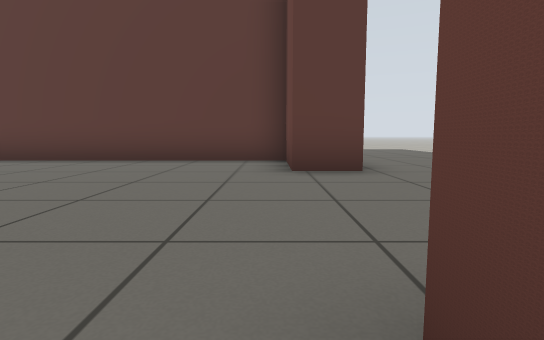
[1] (above)

14 first-person views from a walk through a Gazebo world. The camera is 0.5 m above the floor, tilts 6° down and sees 80° across. The lines on the ground mark 1 m squares. The floor is counted in squares, 1 m on a side. Each view is taken from the middle of a square. On the plan, view 1 faces up. The plan holds only what a view shows up to about 9 squares ahead; the rest is blank. The place goes on beyond the plan. Gazebo's built-in surfaces are drawn with simple patterns.

[2]
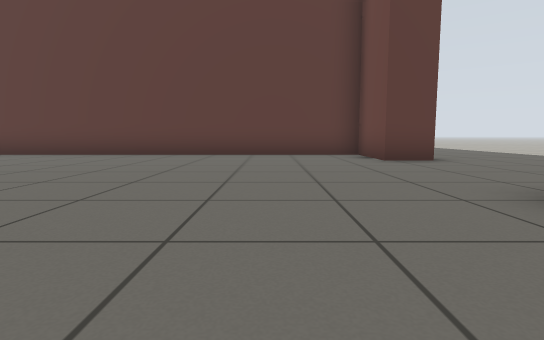

[3]
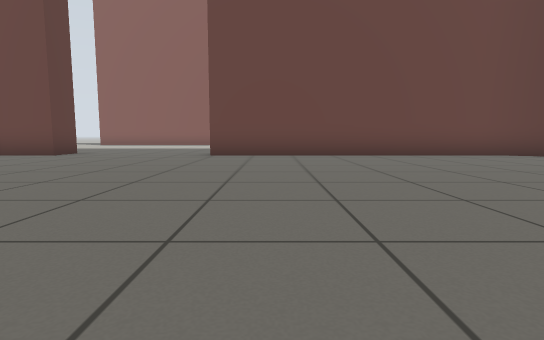

[4]
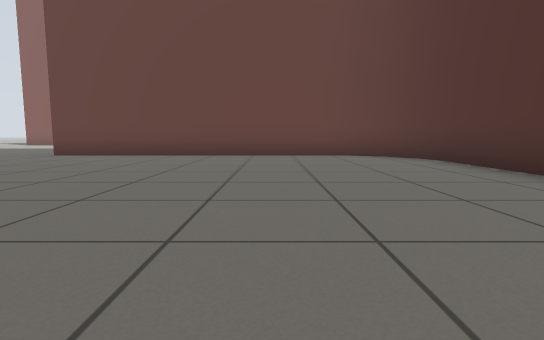

[5]
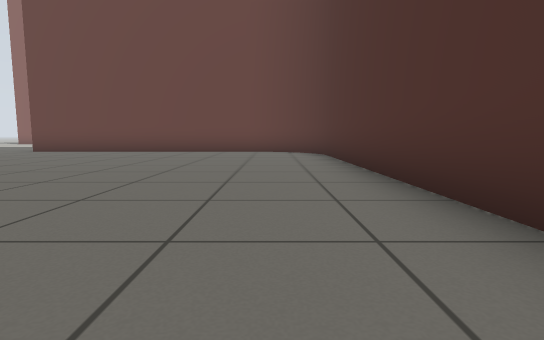

[6]
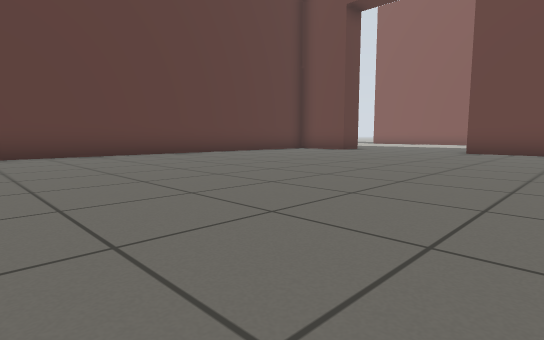

[7]
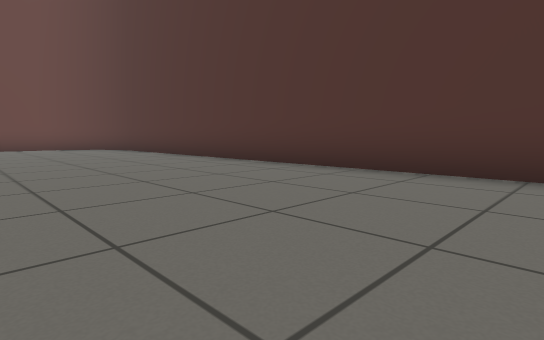

[8]
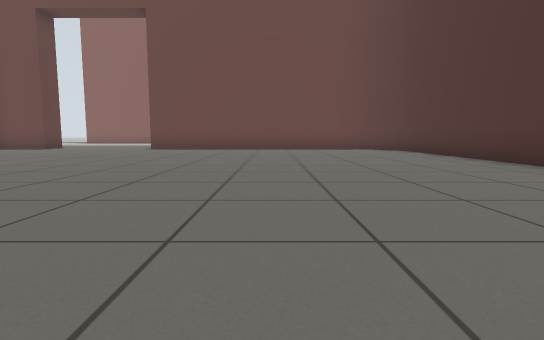

[9]
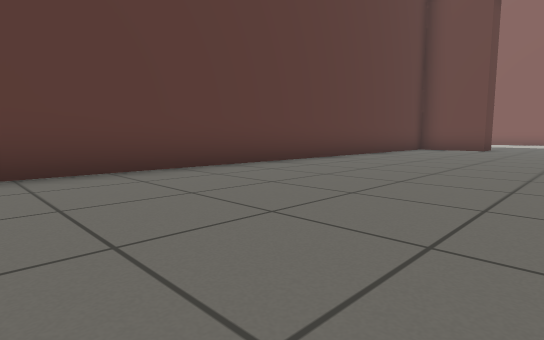

[10]
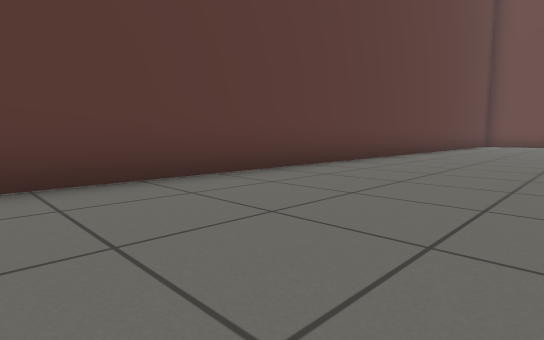

[11]
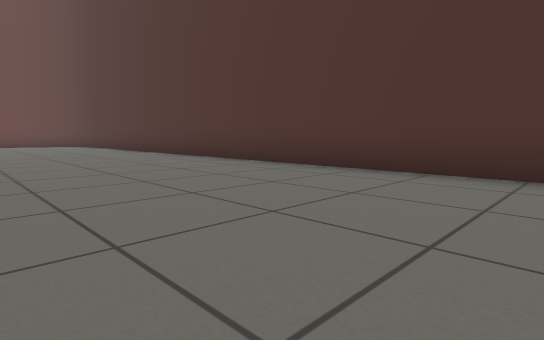

[12]
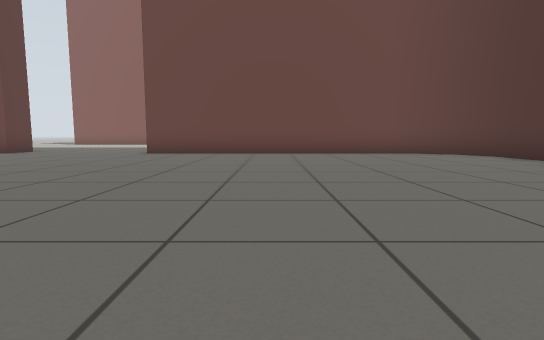

[13]
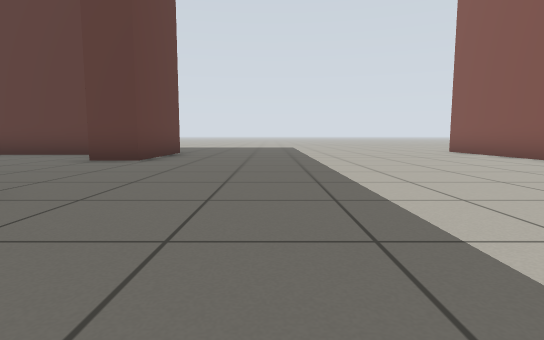

[14]
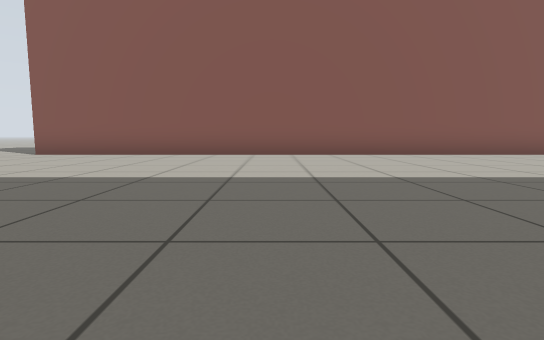

### Floor plan
Points are (right, up) in squares from view 1. A wall is a line through its corners. A room is listed if a view was taken in it or the views show most of it. See-through windows are left out.
Room 1 (views 1, 2, 3, 4, 5, 6, 7, 8, 9, 10, 11, 12)
walls: (-1.5, -8.4) (-1, -8.3); (-16.6, -8.4) (-1.4, -8.4); (0.3, 4.6) (0.3, 6.6) (-16.8, 6.6); (0.3, -6.8) (0.3, 0.6)
ways out: opening at (0.2, 2.5) to room 2
Room 2 (views 13, 14)
walls: (9.6, -5.2) (9.6, 8.4); (1.3, 7.2) (1.3, 4.6) (0.3, 4.6)
ways out: opening at (0.2, 2.5) to room 1

Positions as (right, up) in squares from view 1, and headings:
1: (0, 0), facing up
2: (-2, -2), facing up
3: (-8, -1), facing right
4: (-8, -5), facing right
5: (-10, -7), facing right
6: (-10, -2), facing up-right
7: (-13, -4), facing down-right
8: (-12, -4), facing right
9: (-12, 2), facing up-right
10: (-17, 3), facing up-right
11: (-17, -4), facing down-right
12: (-9, -3), facing right
13: (4, -2), facing up
14: (1, 2), facing right
